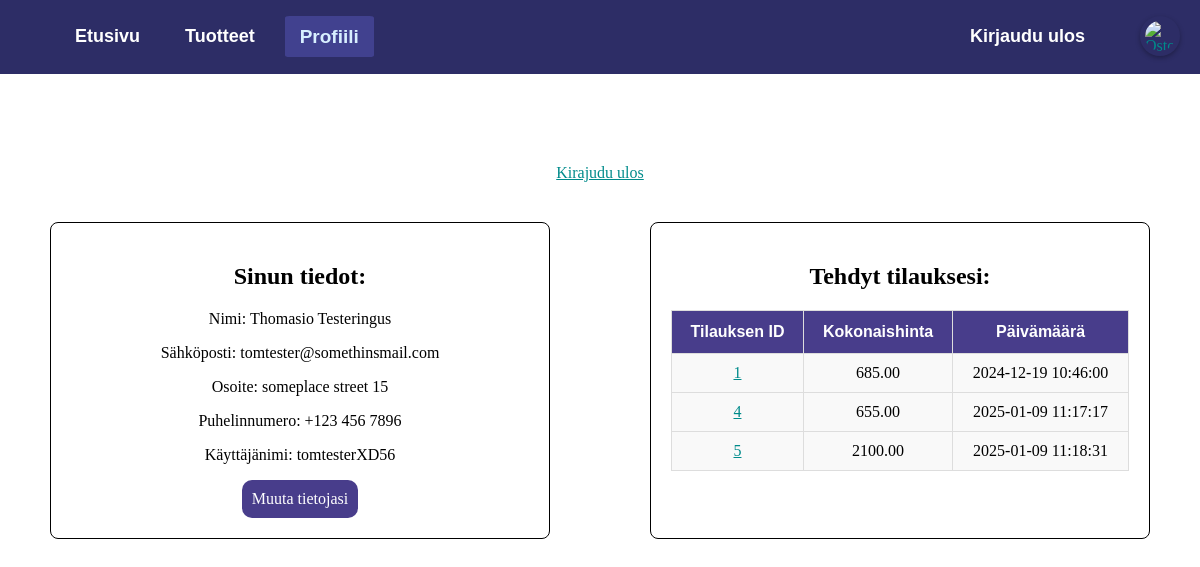
/index.php?page=profiili (signed in), run on an earlier commit of the app's database.
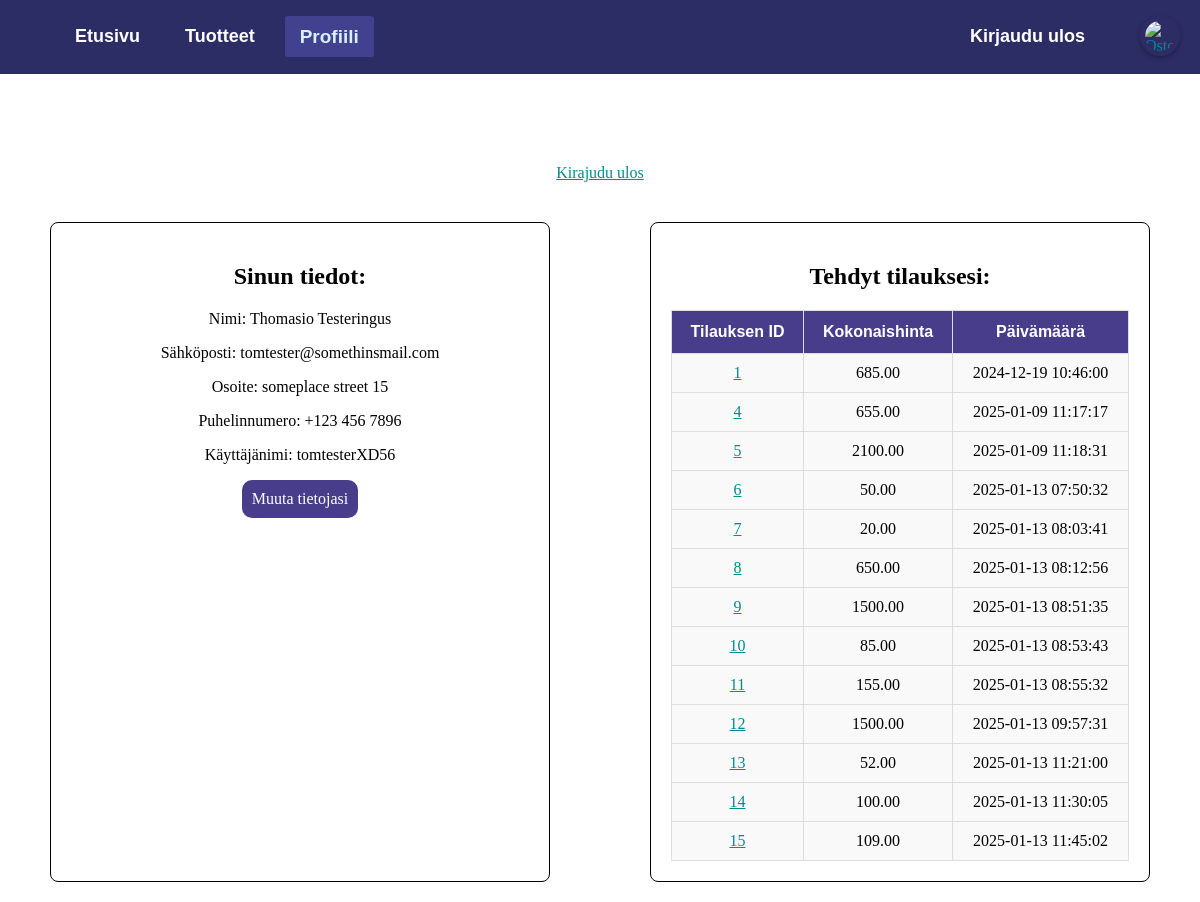
And on a later commit of the database.
### tables this page shows
CREATE TABLE `tilaukset` (
  `order_id` int(11) NOT NULL,
  `member_id` int(11) NOT NULL,
  `total_price` decimal(10,2) NOT NULL,
  `order_date` timestamp NOT NULL DEFAULT current_timestamp(),
  `Maksutapa` varchar(20) NOT NULL,
  `Toimitustapa` varchar(20) NOT NULL
);

### profiili.php (the view, shortened to what this page needs)
<?php
$link = mysqli_connect(DB_HOST, DB_USER, DB_PASSWORD, DB_DATABASE);
$qry = "SELECT address, phonenumber FROM Members WHERE member_id = ?";
$stmt = mysqli_prepare($link, $qry);
mysqli_stmt_bind_param($stmt, "i", $_SESSION['SESS_MEMBER_ID']);
mysqli_stmt_execute($stmt);
$result = mysqli_stmt_get_result($stmt);
$address = 'Ei tiedossa';
$phoneNumber = 'Ei tiedossa';
if ($result) {
    $userDetails = mysqli_fetch_assoc($result);
    $address = $userDetails['address'] ?? 'Ei tiedossa';
    $phoneNumber = $userDetails['phonenumber'] ?? 'Ei tiedossa';
}
$qry = "SELECT order_id, order_date, total_price FROM tilaukset WHERE member_id = ?";
$stmt = mysqli_prepare($link, $qry);
mysqli_stmt_bind_param($stmt, "i", $_SESSION['SESS_MEMBER_ID']);
mysqli_stmt_execute($stmt);
$result = mysqli_stmt_get_result($stmt);
$orderDetails = [];
if ($result) {
    while ($row = mysqli_fetch_assoc($result)) {
        $orderDetails[] = $row;
    }
}
?>
<body>
<div style="text-align: center;">
    <h1>Tervetuloa <?php echo htmlspecialchars($_SESSION['SESS_FIRST_NAME']);?></h1>
    <a href="index.php?page=logout">Kirajudu ulos</a>
    <div class="profile-content-container">
        <div class="profile-content-box">
            <h2 style="color: black;">Sinun tiedot:</h2>
            <p>Nimi: <?php echo htmlspecialchars($_SESSION['SESS_FIRST_NAME']);?> <?php echo htmlspecialchars($_SESSION['SESS_LAST_NAME']);?></p>
            <p>Sähköposti: <?php echo htmlspecialchars($_SESSION['SESS_EMAIL']);?></p>
            <p>Osoite: <?php echo htmlspecialchars($address); ?></p>
            <p>Puhelinnumero: <?php echo htmlspecialchars($phoneNumber); ?></p>
            <p>Käyttäjänimi: <?php echo htmlspecialchars($_SESSION['SESS_LOGIN']);?></p>
            <a class="edit-btn" href="index.php?page=user-edit">Muuta tietojasi</a>
        </div>
        <div class="profile-content-box">
            <h2 style="color: black;">Tehdyt tilauksesi:</h2>
            <table class="orders-table" style="width: 100%; border-collapse: collapse; color: black;">
                <thead>
                    <tr>
                        <th>Tilauksen ID</th>
                        <th>Kokonaishinta</th>
                        <th>Päivämäärä</th>
                    </tr>
                </thead>
                <tbody>
                    <?php if (!empty($orderDetails)): ?>
                        <?php foreach ($orderDetails as $order): ?>
                            <tr>
                                <td>
                                    <a href="index.php?page=profiili&order_id=<?php echo $order['order_id']; ?>">
                                        <?php echo htmlspecialchars($order['order_id']); ?>
                                    </a>
                                </td>
                                <td><?php echo htmlspecialchars($order['total_price']); ?></td>
                                <td><?php echo htmlspecialchars($order['order_date']); ?></td>
                            </tr>
                        <?php endforeach; ?>
                    <?php else: ?>
                        <tr>
                            <td colspan="4" style="text-align: center;">Ei tilauksia</td>
                        </tr>
                    <?php endif; ?>
                </tbody>
            </table>
        </div>
    </div>
</div>
</body>
</html>

What changed in the data, as far as the page shows it:
added tilaukset: order_id "6", total_price "50.00", order_date "2025-01-13 07:50:32"
added tilaukset: order_id "7", total_price "20.00", order_date "2025-01-13 08:03:41"
added tilaukset: order_id "8", total_price "650.00", order_date "2025-01-13 08:12:56"
added tilaukset: order_id "9", total_price "1500.00", order_date "2025-01-13 08:51:35"
added tilaukset: order_id "10", total_price "85.00", order_date "2025-01-13 08:53:43"
added tilaukset: order_id "11", total_price "155.00", order_date "2025-01-13 08:55:32"
added tilaukset: order_id "12", total_price "1500.00", order_date "2025-01-13 09:57:31"
added tilaukset: order_id "13", total_price "52.00", order_date "2025-01-13 11:21:00"
added tilaukset: order_id "14", total_price "100.00", order_date "2025-01-13 11:30:05"
added tilaukset: order_id "15", total_price "109.00", order_date "2025-01-13 11:45:02"
